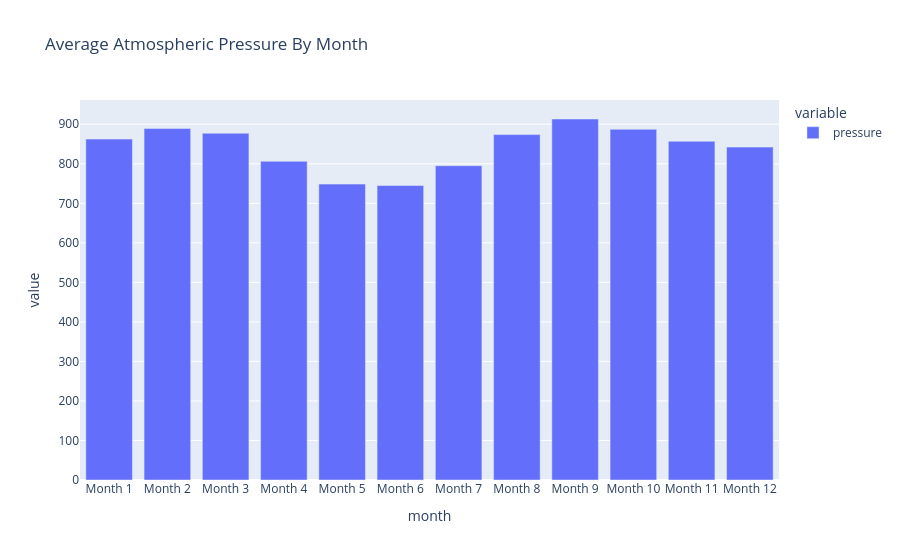

This figure's notebook cell:
### Markdown cell above
**3B.** Using your grouped results above, plot a bar chart of the average atmospheric pressure by month.

### Code cell
# Bar chart of the average atmospheric pressure by month
px.bar(
    df3,
    title='Average Atmospheric Pressure By Month',
    category_orders={'month': ['Month 1', 'Month 2', 'Month 3', 'Month 4', 'Month 5', 'Month 6', 'Month 7', 'Month 8', 'Month 9', 'Month 10', 'Month 11', 'Month 12']}
)

### Figure 1 — Plotly figure (JSON) as saved in the notebook; plotly's stock layout.template omitted (floating-point values rounded to 4 significant figures)
{"data": [{"alignmentgroup": "True", "hovertemplate": "variable=pressure<br>month=%{x}<br>value=%{y}<extra></extra>", "legendgroup": "pressure", "marker": {"color": "#636efa", "pattern": {"shape": ""}}, "name": "pressure", "offsetgroup": "pressure", "orientation": "v", "showlegend": true, "textposition": "auto", "type": "bar", "x": ["Month 1", "Month 10", "Month 11", "Month 12", "Month 2", "Month 3", "Month 4", "Month 5", "Month 6", "Month 7", "Month 8", "Month 9"], "xaxis": "x", "y": [862.5, 887.3, 857.0, 842.2, 889.5, 877.3, 806.3, 748.6, 745.1, 795.1, 873.8, 913.3], "yaxis": "y"}], "layout": {"autosize": true, "barmode": "relative", "legend": {"title": {"text": "variable"}, "tracegroupgap": 0}, "title": {"text": "Average Atmospheric Pressure By Month"}, "xaxis": {"anchor": "y", "autorange": true, "categoryarray": ["Month 1", "Month 2", "Month 3", "Month 4", "Month 5", "Month 6", "Month 7", "Month 8", "Month 9", "Month 10", "Month 11", "Month 12"], "categoryorder": "array", "domain": [0, 1], "range": [-0.5, 11.5], "title": {"text": "month"}, "type": "category"}, "yaxis": {"anchor": "x", "autorange": true, "domain": [0, 1], "range": [0, 961.4], "title": {"text": "value"}, "type": "linear"}}}
